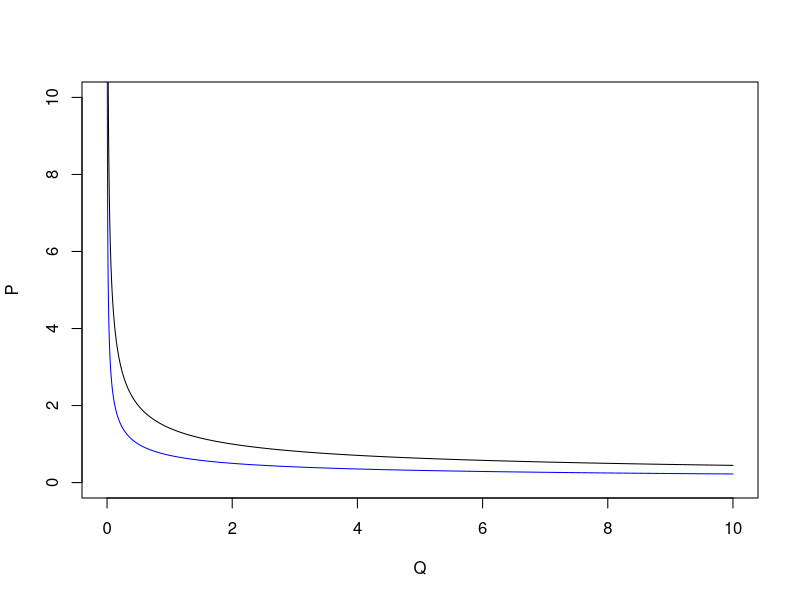
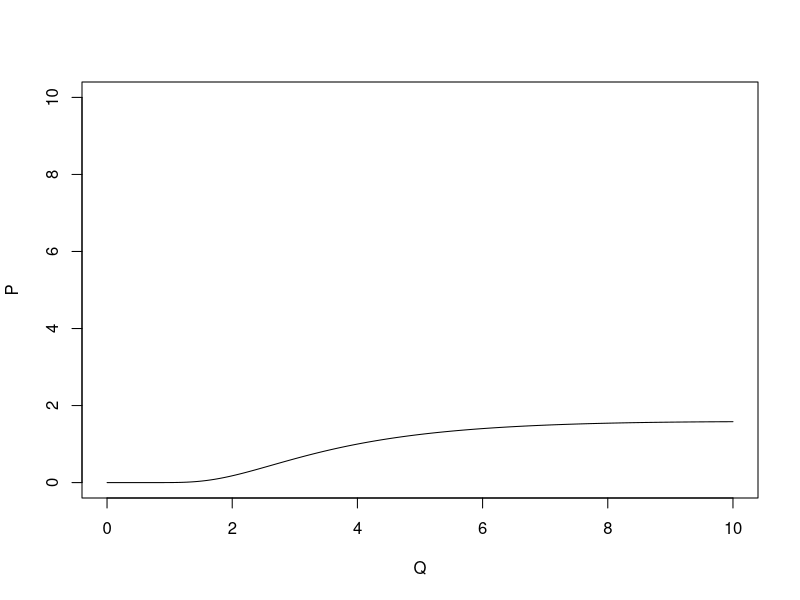

Write R code to recreate these figures, in order.
## ---- chunk 1
knitr::opts_chunk$set(echo = TRUE)

library(tidyverse)
## ---- chunk 2
elasticity <- -2
k <- 2
q <- seq(from = .001, to = 10, by = .001)

# constant elasticity demand curve
p <- (q/k)^(1/elasticity)
mr <- (1/elasticity + 1) * q^(1/elasticity)* k^(-1/elasticity)

plot(1, type = "n", xlim = c(0, 10), ylim = c(0, 10), xlab = "Q", ylab = "P")

lines(x=q, y=p)
lines(x=q, y=mr, col = "blue")
## ---- chunk 3
q <- seq(from = .001, to = 10, by = .001)
elasticity <- q/5
k <- 4

# constant elasticity supply curve
p <- (q/k)^(1/elasticity)

plot(1, type = "n", xlim = c(0, 10), ylim = c(0, 10), xlab = "Q", ylab = "P")

lines(x=q, y=p)
